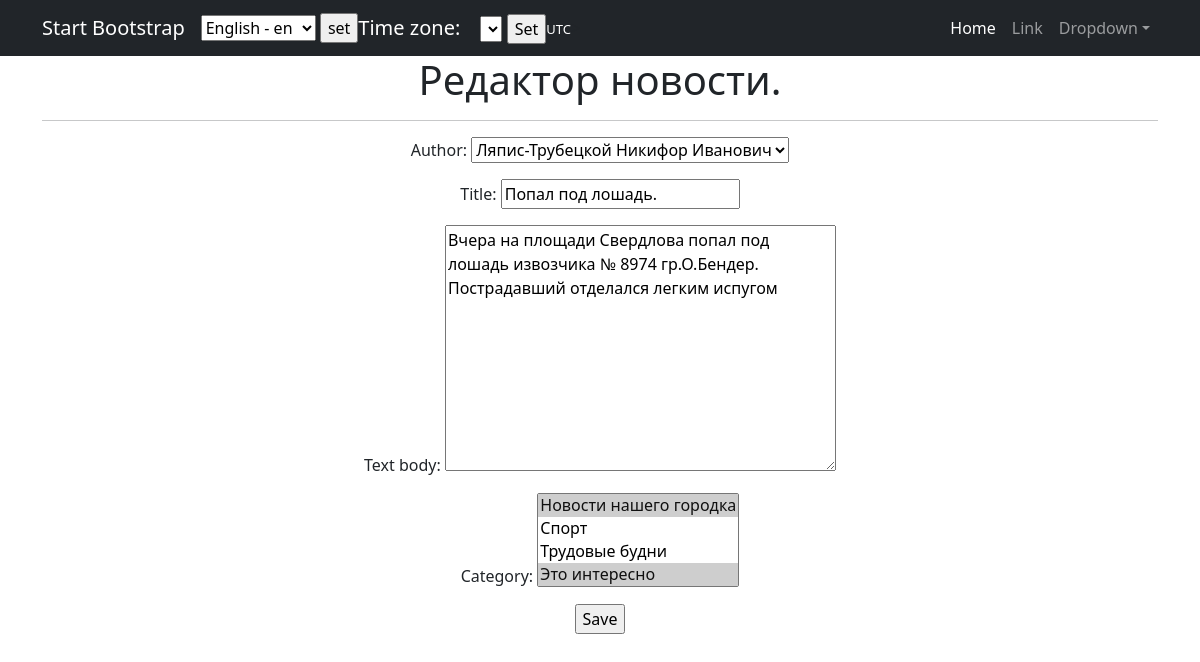
The page /news/1/edit/ (signed in) on the database its author committed.
### news/models.py (models this page shows, shortened)
class Author(models.Model):                                                         # Модель 1
    rating_author = models.FloatField(default=0.0)
    author = models.OneToOneField(User, on_delete=models.CASCADE)                   # Поле связи "один к одному" с встроенной
    def __str__(self):
        return f'{self.author}'

class Post(models.Model):                                                                   # Модель 3
    author = models.ForeignKey(Author, on_delete=models.CASCADE)                            # - связь "один ко многим" с моделью Author
    article_or_new = models.CharField(max_length=3, choices=POSITIONS, default=article)     # ART - статья; NEW - новость
    title = models.CharField(max_length=255)                                                # Заголовок статьи или новости
    text_body = models.TextField()                                                          # Текст статьи или новости
    date_time_post = models.DateTimeField(auto_now_add=True)                                # Дата и время СОЗДАНИЯ записи
    rating_article_or_new = models.FloatField(default=0.0)                                  # Рейтинг статьи или новости
    category = models.ManyToManyField(Category, through='PostCategory')                     # - связь "многие ко многим" с моделью Category (через модель PostCategory)

### news/views.py (the view)
# urls.py: path('<int:pk>/edit/', NewsUpdate.as_view(), name='news_edit'),
class NewsUpdate(PermissionRequiredMixin, UpdateView):
    permission_required = 'news.change_post'
    form_class = NewsForm
    model = Post
    template_name = 'news_edit.html'

### news/forms.py
class NewsForm(forms.ModelForm):
   class Meta:
       model = Post
       fields = [
           'author',
           'title',
           'text_body',
           'category',
       ]

### news/models.py (called while the page is built)
    def __str__(self):
        return self.name

### templates/news_edit.html (shortened to what this page needs)
{% extends 'flatpages/default.html' %}
{% block content %}
<h1>Редактор новости.</h1>
<hr>
<form action="" method="post">
    {{ form.as_p }}
    <input type="submit" value="Save" />
</form>
{% endblock content %}

### rows shown on the page
Author: author "Ляпис-Трубецкой Никифор Иванович"
Post: title "Попал под лошадь.", text_body "Вчера на площади Свердлова попал под лошадь извозчика № 8974 гр.О.Бендер. Пострадавший отделался легким испугом"

### other values the page prints
{{ TIME_ZONE }} "UTC"
form field language "English - en"
